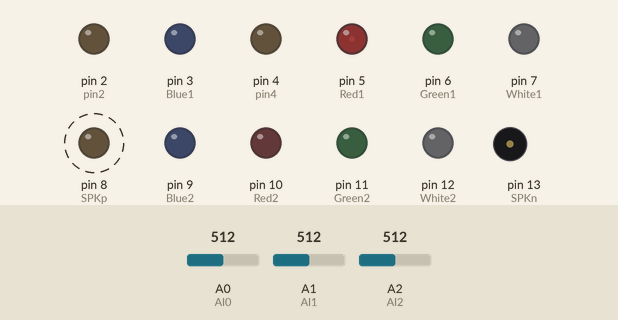
Simulated run of this sketch. Board: Arduino Uno, built with avr-gcc and run on an emulated ATmega328P. Shown: output pins drawn as LEDs (lit = HIGH), buzzer (waves = sounding). Dashed ring = blinking. The test bench sets the inputs (shaded band); at power-on: A0 (AI0) = 512, A2 (AI2) = 512, A1 (AI1) = 512. Pins used as bus, display or sensor lines are not drawn.

Above: at 1.2 s.
1.3 s: A0 (AI0) set to 122
At 2.4 s:
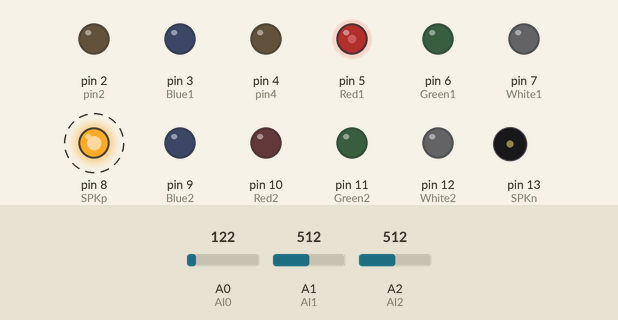
4.3 s: A2 (AI2) set to 534
At 4.8 s:
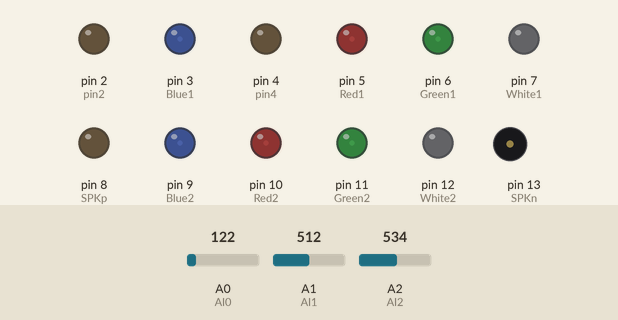
5.8 s: A1 (AI1) set to 516
At 6.4 s:
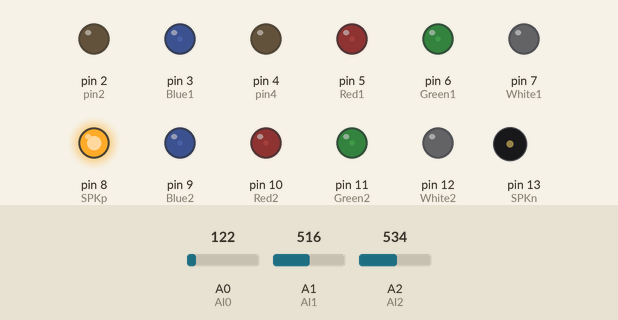
7.3 s: A2 (AI2) set to 511
At 7.75 s:
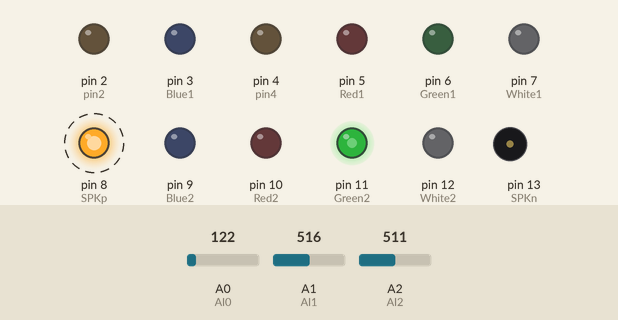
10.3 s: A0 (AI0) set to 9
At 10.49 s:
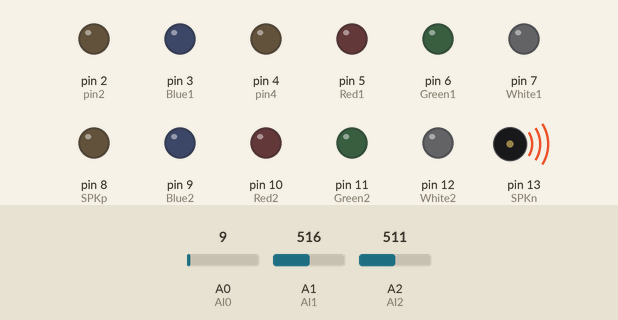
13.3 s: A0 (AI0) set to 6
Timing chart, 0 to 17.3 s (numbered marks = the images above; inputs shaded):
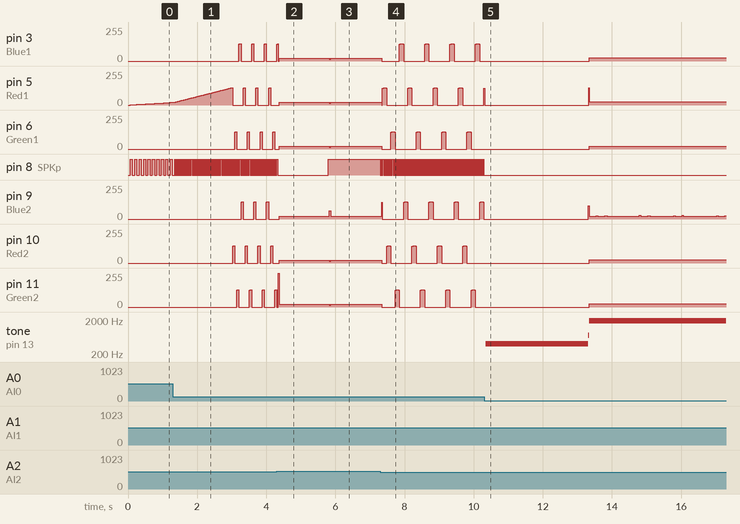

Measured:
- the behaviour switches between 519 and 520 on A2 (AI2) (found by bisection; images 1 and 2)
- the behaviour switches between 515 and 516 on A1 (AI1) (found by bisection; images 2 and 3)
- after the input at 1.3 s, pin 3 (Blue1): 0/255 → 127/255 after 1.9 s, then repeats every 0.37 s: 128/255 0.02 s, 129/255 0.02 s, 128/255 0.02 s, 0/255 0.31 s, 127/255 0.02 s; pin 6 (Green1): 0/255 → 127/255 after 1.8 s, then repeats every 0.37 s: 128/255 0.02 s, 129/255 0.02 s, 128/255 0.02 s, 0/255 0.31 s, 127/255 0.02 s
- after the input at 4.3 s, pin 8 (SPKp): goes on until 4.3 s, then stays LOW
- after the input at 5.8 s, pin 3 (Blue1), pin 5 (Red1), pin 6 (Green1), pin 10 (Red2), pin 11 (Green2): 21/255 → 13/255 at once, → 21/255 0.04 s later; pin 8 (SPKp): LOW → HIGH at once; pin 9 (Blue2): 22/255 → 21/255 at once
- after the input at 7.3 s, pin 3 (Blue1), pin 5 (Red1): 21/255 → 0/255 at once, then repeats every 0.73 s: 126/255 0.02 s, 127/255 0.02 s, 128/255 0.02 s, 129/255 0.02 s, 130/255 0.02 s, 129/255 0.02 s, 128/255 0.02 s, 127/255 0.02 s, 0/255 0.61 s
- after the input at 10.3 s, pin 3 (Blue1), pin 6 (Green1): stops changing and stays 0/255

The sketch:

LED_test.ino
```cpp
const int pin2 = 2;
const int Blue1 = 3;
const int pin4 = 4;
const int Red1 = 5;
const int Green1 = 6;
const int White1 = 7;
const int SPKp = 8;
const int Blue2 = 9;
const int Red2 = 10;
const int Green2 = 11;
const int White2 = 12;
const int SPKn = 13;
const int AI0 = 0;
const int AI1 = 1;
const int AI2 = 2;
const int AI3 = 3;
const int AI4 = 4;
const int AI5 = 5;

void setup() {
	pinMode(pin2, OUTPUT);
	digitalWrite(pin2, LOW);
	pinMode(Blue1, OUTPUT);
	analogWrite(Blue1, LOW);
	pinMode(pin4, OUTPUT);
	digitalWrite(pin4, LOW);
	pinMode(Red1, OUTPUT);
	analogWrite(Red1, LOW);
	pinMode(Green1, OUTPUT);
	analogWrite(Green1, LOW);
	pinMode(White1, OUTPUT);
	digitalWrite(White1, LOW);
	pinMode(SPKp, OUTPUT);
	digitalWrite(SPKp, LOW);
	pinMode(Blue2, OUTPUT);
	analogWrite(Blue2, LOW);
	pinMode(Red2, OUTPUT);
	analogWrite(Red2, LOW);
	pinMode(Green2, OUTPUT);
	analogWrite(Green2, LOW);
	pinMode(White2, OUTPUT);
	digitalWrite(White2, LOW);
	pinMode(SPKn, OUTPUT);
	digitalWrite(SPKn, LOW);
}

void loop() {
  int LightSeq[] = {Red1,Red2,Green1,Green2,Blue1,Blue2};
  static int i = 0;
  static boolean spkflg = false;
  for(int j = 0;j <= 5;j++){
    for(;i <= analogRead(AI1)/4;i++){

      digitalWrite(SPKp,spkflg);
      digitalWrite(SPKn,!spkflg);
      spkflg = !spkflg;

      analogWrite(LightSeq[j],i);
      delay(analogRead(AI0) / 8);
    }
    analogWrite(LightSeq[j],255);
    for(;i >=  analogRead(AI2)/4;i--){

      digitalWrite(SPKp,spkflg);
      digitalWrite(SPKn,!spkflg);
      spkflg = !spkflg;

      analogWrite(LightSeq[j],i);
      delay(analogRead(AI0) / 8);
    }
    analogWrite(LightSeq[j],0);
  }
}
```
